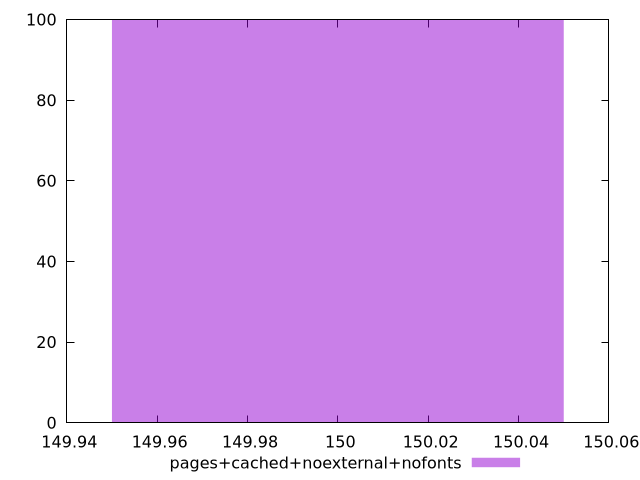

Generate this figure with gnuplot:
$_pagesCachedNoexternalNofonts <<EOF
150 100
EOF
set key outside below
set terminal pngcairo
set output "report_00004_2020-11-02T20-21-41.718Z/uses-text-compression/pages+cached+noexternal+nofonts//raw_hist.png"
set yrange [0:100]
set boxwidth 0.1
set style fill transparent solid 0.5 noborder
plot $_pagesCachedNoexternalNofonts title "pages+cached+noexternal+nofonts" with boxes ,
